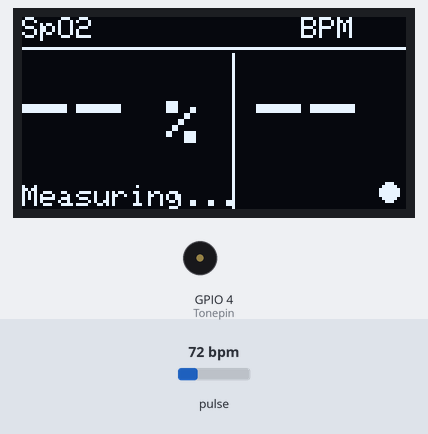
Recording of a sketch running on a simulated ESP32. Parts: 128×64 one-colour display, buzzer (waves = sounding). The inputs (shaded band) are chosen by the test bench; at power-on: pulse 72 bpm.

Above: at 2.0 s.
2.1 s: pulse set to 42 bpm
At 3.4 s:
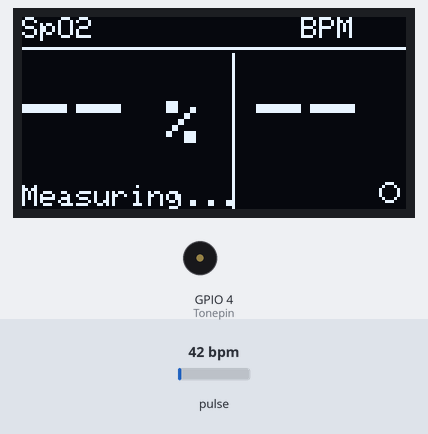
5.1 s: pulse set to 70 bpm
At 7.0 s:
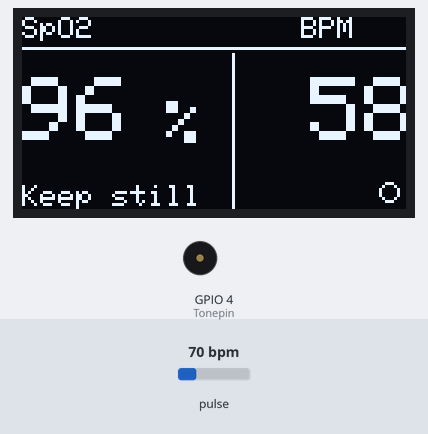
7.8 s: pulse set to 100 bpm
At 8.05 s:
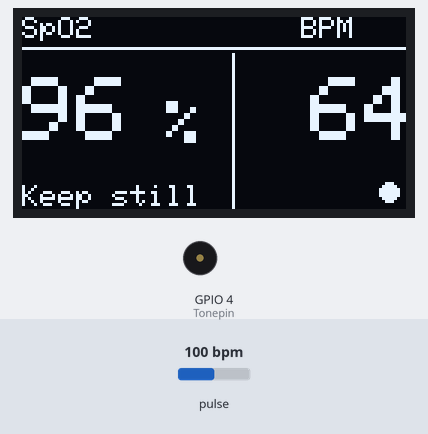
Timing chart, 0 to 15.4 s (numbered marks = the images above; inputs shaded):
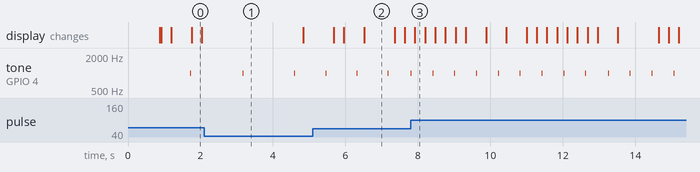

Measured:
- after the input at 2.1 s, tone on GPIO 4 (Tonepin): alternates 1000 Hz for 0.01 s and silent for 1.4 s, starting after 1.1 s
- after the input at 5.1 s, tone on GPIO 4 (Tonepin): alternates 1000 Hz for 0.01 s and silent for 0.85 s, starting after 0.35 s
- after the input at 7.8 s, tone on GPIO 4 (Tonepin): alternates 1000 Hz for 0.01 s and silent for 0.59 s, starting at once
- what the display in image 2 shows lasts 0.9 s, from 6.5 s to 7.4 s

The sketch:

main.ino
```cpp
#include <Wire.h>
#include <Adafruit_GFX.h>
#include <Adafruit_SSD1306.h>
#include "MAX30105.h"
#include "heartRate.h"

#ifndef IRAM_ATTR
#define IRAM_ATTR
#endif

// OLED 顯示器尺寸與 I2C 位址設定
#define SCREEN_WIDTH 128
#define SCREEN_HEIGHT 64
#define OLED_RESET -1
#define OLED_ADDR 0x3C

// 建立 SSD1306 顯示器物件，使用 I2C 與設定的重置腳位
Adafruit_SSD1306 display(SCREEN_WIDTH, SCREEN_HEIGHT, &Wire, OLED_RESET);

// 蜂鳴器腳位，用於偵測到脈搏時發聲提示
const int Tonepin = 4;

// MAX30105 感測器物件
MAX30105 particleSensor;

// 顯示與感測器初始化狀態
bool oledReady = false;
bool sensorReady = false;
bool lastFingerOn = false;

// 判斷手指是否放在感測器上的紅外強度門檻
#define FINGER_ON_HIGH 9000
#define FINGER_ON_LOW 7000
// 最低可接受的血氧值，低於此視為異常
#define MINIMUM_SPO2 90.0
// BPM 至少累積幾筆再顯示，避免初始不穩
#define MIN_VALID_BEATS 3

// 儲存最近 BPM 的緩衝
const byte RATE_SIZE = 8;
byte rates[RATE_SIZE];
byte rateSpot = 0;
byte validRateCount = 0;
long lastBeat = 0;
float beatsPerMinute = 0;
int beatAvg = 0;

// SpO2 計算所需變數
int sampleCount = 0;
const int numSamples = 120; // 增加視窗降低抖動
double avered = 0, aveir = 0;
double sumirrms = 0, sumredrms = 0;
double SpO2 = 0, ESpO2 = 90.0;
const double FSpO2 = 0.7; // 平滑係數
const double frate = 0.95; // 平滑濾波係數

// 顯示更新控制
unsigned long lastDisplayUpdate = 0;
const unsigned long DISPLAY_INTERVAL = 250; // 每 250ms 更新 OLED

// 重置所有量測資料與計算狀態
void resetReadings() {
  for (byte i = 0; i < RATE_SIZE; i++) rates[i] = 0;
  rateSpot = 0;
  validRateCount = 0;
  lastBeat = 0;
  beatsPerMinute = 0;
  beatAvg = 0;

  sampleCount = 0;
  avered = 0;
  aveir = 0;
  sumirrms = 0;
  sumredrms = 0;
  SpO2 = 0;
  ESpO2 = 90.0;
}

// 文字置中輸出到 OLED
void printCentered(const char *text, int y, int textSize) {
  display.setTextSize(textSize);
  int16_t x1, y1;
  uint16_t w, h;
  display.getTextBounds(text, 0, y, &x1, &y1, &w, &h);
  display.setCursor((SCREEN_WIDTH - w) / 2, y);
  display.print(text);
}

// 顯示啟動畫面
void drawBootScreen(const char *line1, const char *line2) {
  if (!oledReady) return;
  display.clearDisplay();
  display.setTextColor(SSD1306_WHITE);
  printCentered(line1, 16, 1);
  printCentered(line2, 34, 1);
  display.display();
}

// 顯示主畫面內容，包含手指提示、SpO2 與 BPM
void drawMainScreen(bool fingerOn) {
  if (!oledReady) return;

  display.clearDisplay();
  display.setTextColor(SSD1306_WHITE);
  display.setTextWrap(false);

  if (!fingerOn) {
    // 手指未放上感測器時，顯示提示文字
    printCentered("PULSE OXIMETER", 2, 1);
    display.drawFastHLine(0, 13, 128, SSD1306_WHITE);
    printCentered("PLACE FINGER", 26, 1);
    printCentered("ON SENSOR", 42, 1);
    display.display();
    return;
  }

  // 顯示標題與分隔線
  display.setTextSize(1);
  display.setCursor(0, 0);
  display.print("SpO2");
  display.setCursor(93, 0);
  display.print("BPM");
  display.drawFastHLine(0, 10, 128, SSD1306_WHITE);

  // 顯示血氧值
  display.setTextSize(3);
  display.setCursor(0, 20);
  bool spo2Low = false;
  if (validRateCount >= MIN_VALID_BEATS) {
    if (ESpO2 >= MINIMUM_SPO2) {
      display.print((int)(ESpO2 + 0.5));
    } else {
      display.print("LOW");
      spo2Low = true;
    }
  } else {
    display.print("--");
  }

  display.setTextSize(2);
  display.setCursor(48, 28);
  if (!spo2Low) {
    display.print("%");
  } else {
    display.print(" ");
  }

  display.drawFastVLine(70, 12, 52, SSD1306_WHITE);

  // 顯示 BPM
  display.setTextSize(3);
  display.setCursor(78, 20);
  if (validRateCount >= MIN_VALID_BEATS) {
    if (beatAvg < 100) display.print(" ");
    display.print(beatAvg);
  } else {
    display.print("--");
  }

  // 顯示狀態提示
  display.setTextSize(1);
  display.setCursor(0, 56);
  if (validRateCount >= MIN_VALID_BEATS) {
    display.print("Keep still");
  } else {
    display.print("Measuring...");
  }

  // 顯示心搏閃爍圈
  if (millis() - lastBeat < 180) {
    display.fillCircle(122, 58, 3, SSD1306_WHITE);
  } else {
    display.drawCircle(122, 58, 3, SSD1306_WHITE);
  }

  display.display();
}

void setup() {
  Serial.begin(115200);

  // 初始化 OLED 顯示器
  oledReady = display.begin(SSD1306_SWITCHCAPVCC, OLED_ADDR);
  if (oledReady) {
    display.clearDisplay();
    display.setTextColor(SSD1306_WHITE);
    drawBootScreen("Hello", "Starting...");
  } else {
    Serial.println("OLED not found. Check I2C address/wiring.");
  }

  // 初始化 MAX30105 感測器，使用 I2C 快速模式
  if (!particleSensor.begin(Wire, I2C_SPEED_FAST)) {
    Serial.println("MAX30105 was not found. Check wiring/power.");
    drawBootScreen("SENSOR ERROR", "CHECK WIRING");
    return;
  }

  sensorReady = true;

  // 設定感測器參數：亮度、平均、LED 模式、取樣率、脈波寬度、ADC 範圍
  particleSensor.setup(0x7F, 4, 2, 800, 215, 16384);
  particleSensor.enableDIETEMPRDY();
  particleSensor.setPulseAmplitudeRed(0x24);
  particleSensor.setPulseAmplitudeIR(0x24);
  particleSensor.setPulseAmplitudeGreen(0);

  delay(800);
  drawMainScreen(false);
}

// 主迴圈
void loop() {
  if (!sensorReady) {
    delay(1000);
    return;
  }

  // 讀取紅外線強度，判斷是否手指放上傳感器
  long irValue = particleSensor.getIR();
  // 使用滯回避免門檻附近抖動：ON 用高門檻，保持 ON 用低門檻
  bool fingerOn = lastFingerOn ? (irValue > FINGER_ON_LOW) : (irValue > FINGER_ON_HIGH);

  // 手指狀態切換時，重置資料並清空 FIFO，避免殘留舊資料干擾
  if (fingerOn != lastFingerOn) {
    resetReadings();
    particleSensor.clearFIFO();
    lastFingerOn = fingerOn;
  }

  if (fingerOn) {
    // 若偵測到脈搏，計算心跳速率
    if (checkForBeat(irValue)) {
      unsigned long now = millis();

      // 第一個脈搏只記錄時間，不做 BPM 計算
      if (lastBeat == 0) {
        lastBeat = now;
      } else {
        unsigned long delta = now - lastBeat;
        lastBeat = now;

        if (delta > 0) {
          beatsPerMinute = 60.0 / (delta / 1000.0);

          if (beatsPerMinute > 20 && beatsPerMinute < 255) {
            rates[rateSpot++] = (byte)beatsPerMinute;
            rateSpot %= RATE_SIZE;
            if (validRateCount < RATE_SIZE) validRateCount++;

            int total = 0;
            for (byte i = 0; i < validRateCount; i++) total += rates[i];
            beatAvg = total / validRateCount;

            tone(Tonepin, 1000, 10);
          }
        }
      }
    }

    // 讀取感測器 FIFO 緩衝資料
    particleSensor.check();
    while (particleSensor.available()) {
      uint32_t red = particleSensor.getFIFORed();
      uint32_t ir = particleSensor.getFIFOIR();

      double fred = (double)red;
      double fir = (double)ir;

      // 使用指數移動平均濾波
      avered = avered * frate + fred * (1.0 - frate);
      aveir = aveir * frate + fir * (1.0 - frate);

      // 累計平方差以計算 RMS
      sumredrms += (fred - avered) * (fred - avered);
      sumirrms += (fir - aveir) * (fir - aveir);

      sampleCount++;
      if (sampleCount >= numSamples) {
        if (avered > 0 && aveir > 0 && sumirrms > 0) {
          double R = (sqrt(sumredrms) / avered) / (sqrt(sumirrms) / aveir);
          SpO2 = -23.3 * (R - 0.4) + 100.0;
          ESpO2 = FSpO2 * ESpO2 + (1.0 - FSpO2) * SpO2;

          if (ESpO2 < 0.0) ESpO2 = 0.0;
          if (ESpO2 > 100.0) ESpO2 = 99.9;
        }

        // 重置樣本統計
        sumredrms = 0.0;
        sumirrms = 0.0;
        sampleCount = 0;
      }

      particleSensor.nextSample();
    }
  } else {
    // 手指不在感測器上，狀態切換時已重置
  }

  // 定時更新畫面
  if (millis() - lastDisplayUpdate >= DISPLAY_INTERVAL) {
    drawMainScreen(fingerOn);
    lastDisplayUpdate = millis();
  }
}
```
